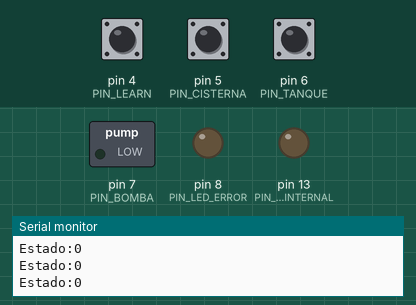
Simulated run of this sketch. Board: Arduino Uno, built with avr-gcc and run on an emulated ATmega328P. Shown: switched loads named in the sketch (green lamp = pin HIGH), output pins drawn as LEDs (lit = HIGH), the last lines printed to the serial monitor. The inputs (shaded band) are chosen by the test bench; at power-on: pin 6 (PIN_TANQUE) HIGH, pin 5 (PIN_CISTERNA) HIGH, pin 4 (PIN_LEARN) HIGH.

Above: at 1.2 s.
1.3 s: pin 6 (PIN_TANQUE) pulled LOW for 0.15 s
At 1.4 s:
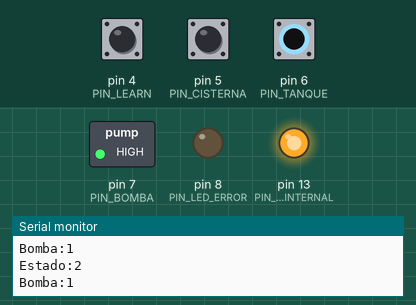
2.9 s: pin 6 (PIN_TANQUE) pulled LOW for 1 s
At 4.9 s:
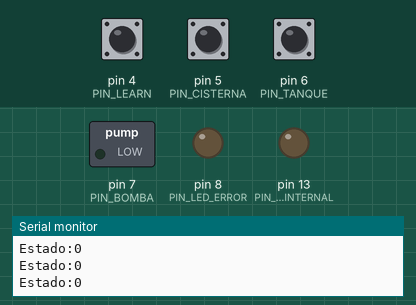
6.9 s: pin 6 (PIN_TANQUE) driven LOW
At 8.2 s:
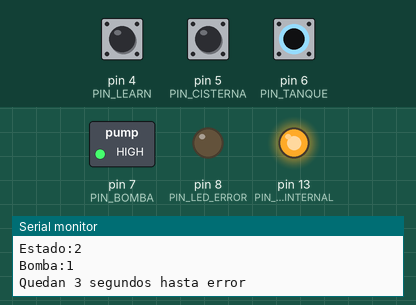
9.9 s: pin 5 (PIN_CISTERNA) pulled LOW for 0.15 s
At 9.97 s:
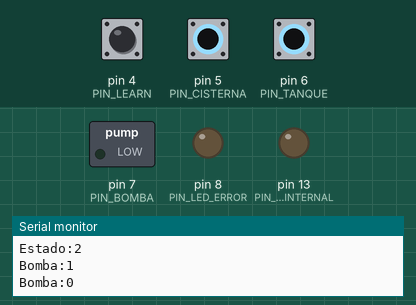
13.0 s: pin 5 (PIN_CISTERNA) pulled LOW for 1 s
At 14.7 s:
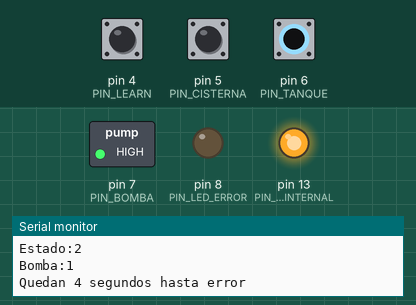
17.0 s: pin 6 (PIN_TANQUE) driven HIGH
At 18.3 s:
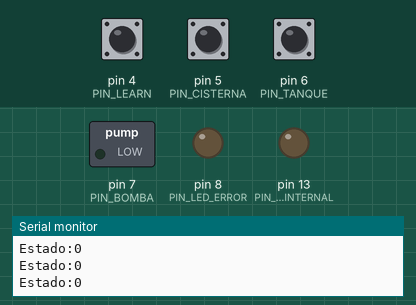
Timing chart, 0 to 19.5 s (numbered marks = the images above; inputs shaded):
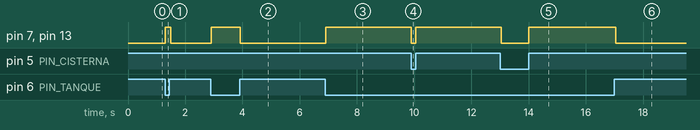

Measured:
- after the input at 1.3 s, pin 7 (PIN_BOMBA), pin 13 (PIN_LED_INTERNAL): LOW → HIGH at once, → LOW 0.19 s later
- after the input at 2.9 s, pin 7 (PIN_BOMBA), pin 13 (PIN_LED_INTERNAL): LOW → HIGH at once, → LOW 1.0 s later
- after the input at 6.9 s, pin 7 (PIN_BOMBA), pin 13 (PIN_LED_INTERNAL): LOW → HIGH at once
- after the input at 9.9 s, pin 7 (PIN_BOMBA), pin 13 (PIN_LED_INTERNAL): HIGH → LOW after 0.00 s instead of 2.1 s
- after the input at 13.0 s, pin 7 (PIN_BOMBA), pin 13 (PIN_LED_INTERNAL): HIGH → LOW after 0.05 s instead of 2.2 s
- after the input at 17.0 s, pin 7 (PIN_BOMBA), pin 13 (PIN_LED_INTERNAL): HIGH → LOW after 0.05 s instead of 2.1 s

The sketch:

learnButton_MEF.ino
```cpp
#include <EEPROM.h>

#define PIN_LEARN 4
#define PIN_CISTERNA 5
#define PIN_TANQUE 6
#define PIN_BOMBA 7
#define PIN_LED_ERROR 8
#define TIEMPO_MAX_ON_MILLIS 5000//180000 //3 min *60 seg * 1000 ms = 180.000 millis
#define MIN_TO_MILLIS 60000 // *60 seg * 1000 ms

//debug
#define PIN_LED_INTERNAL 13
bool ledState;

uint32_t maxTimeOn;
uint32_t startLearningTime;
uint32_t startPumpTime;

uint32_t currentTime;
uint32_t shortLoopTime;
uint32_t longLoopTime;


/**************************************************************************
----------------SENSOR INPUTS-----------------------------------------------
***************************************************************************/
//0V = VACIO, 5V=LLENO
bool isCisternaFull()
{
  return  digitalRead(PIN_CISTERNA);
}

//0V = VACIO, 5V=LLENO
bool isTanqueFull()
{
  return digitalRead(PIN_TANQUE);
}

/**************************************************************************
----------------RELAY OUTPUT-----------------------------------------------
***************************************************************************/
void turnRelayOn(bool t)
{
  digitalWrite(PIN_BOMBA,t);
//debug button
  digitalWrite(PIN_LED_INTERNAL,t);
Serial.print("Bomba:");
Serial.println(t);
}


/**************************************************************************
----------------ERROR LED OUTPUT-------------------------------------------
***************************************************************************/
uint16_t ledTimer;
void blinkErrorLed()
{
  if(ledTimer==0)
    {
      ledTimer=1;
      ledState=  !ledState;
    }
  digitalWrite(PIN_LED_ERROR,ledState);

  //DEBUG
   digitalWrite(PIN_LED_INTERNAL,ledState);
  Serial.print("Error Led:");
  Serial.println(ledState);

}


/**************************************************************************
----------------MAIN STATE MACHINE-----------------------------------------
***************************************************************************/

typedef enum States {WAITING, LEARNING, PUMP_ON, SM_ERROR};
States relayStateMachine;

void stateMachine()
{
/*-------DEBUG-------*/
if(relayStateMachine == SM_ERROR)
{
  Serial.println("IT IS IN ERROR STATE");
  //blinkErrorLed();
}
/*-------------END DEBUG------*/
Serial.print("Estado:");
Serial.println(relayStateMachine);

  switch(relayStateMachine)
  {
    case WAITING:

      if( isCisternaFull()  &&  !isTanqueFull())
      {
        relayStateMachine = PUMP_ON;
        startPumpTime=millis();
        turnRelayOn(true);
      }
      /* LEARN BUTTON
      if(key_getPressEv())
      {
        relayStateMachine = LEARNING;
        startLearningTime = millis();
        turnRelayOn(true);
      }
      */
    break;

    case LEARNING:
      Serial.println("LEARNING");
      turnRelayOn(true);
      if(!isCisternaFull()  ||  isTanqueFull())
      {
        turnRelayOn(false);
        maxTimeOn=millis()-startLearningTime;
        Serial.print("TIEMPO MAX PRENDIDO:");
        Serial.println(maxTimeOn);
        //TODO: SAVE TO EEPROM
        relayStateMachine = WAITING;
      }
    break;

    case PUMP_ON:
      turnRelayOn(true);
      if( !isCisternaFull()  || isTanqueFull()  )
      {
        turnRelayOn(false);
        relayStateMachine = WAITING;
      }
      unsigned long elapsedTime = millis()-startPumpTime;

      Serial.print("Quedan ");
      Serial.print((maxTimeOn-elapsedTime)/1000);
      Serial.println(" segundos hasta error");

      if(elapsedTime >= maxTimeOn)
      {
        Serial.print("Pasaron:");
        Serial.print(elapsedTime);
        Serial.println("ms");
        Serial.println("paso estado a ERROR");
        relayStateMachine = SM_ERROR;
        ledTimer=1;
        turnRelayOn(false);
      }
    break;

    case SM_ERROR:
      Serial.println("ERROR");
      blinkErrorLed();
    break;

    default:
      relayStateMachine=WAITING;
    break;
  }
}

/**************************************************************************
----------------STATE MACHINE FOR LEARN BUTTON-----------------------------
***************************************************************************/
/*
  typedef enum ButtonStates {WAITING_ACTIVATION,WAITING_DEACTIVATION};
  ButtonStates learnStateMachine;

  bool eventSw=0;

  uint16_t learnTimer =0;

  void checkLearnButton()
  {
    switch(learnStateMachine)
    {
      case WAITING_ACTIVATION:
        if(digitalRead(PIN_LEARN)==0)
        {
          learnTimer=3; //wait 3 secs
          learnStateMachine = WAITING_DEACTIVATION;
        }
      break;

      case WAITING_DEACTIVATION:
        if(digitalRead(PIN_LEARN))
        {
          learnTimer=0;
          eventSw = 0;
          learnStateMachine = WAITING_ACTIVATION;
        }
        if(digitalRead(PIN_LEARN)==0 && learnTimer<=0)
        {
          eventSw = 1;
        }
      break;

      default:
        learnStateMachine = WAITING_ACTIVATION;
        eventSw=0;
      break;
    }
  }
  //check for key press events, event = 1 when button pressed
  bool key_getPressEv()
  {
    bool ret =0;
    if(eventSw)
    {
      eventSw = 0;
      ret=1;
    }
    return ret;
  }
*/

/**************************************************************************
--------------------------------INIT---------------------------------------
***************************************************************************/
void setup() {

//debug
  pinMode(PIN_LED_INTERNAL, OUTPUT);
  Serial.begin(9600);

// BOTON LEARN
  pinMode(PIN_LEARN, INPUT_PULLUP);

//SENSORES CISTERNA Y TANQUE //DEBUG: PULLUP
  pinMode(PIN_TANQUE, INPUT_PULLUP);
  pinMode(PIN_CISTERNA, INPUT_PULLUP);

//PINES SALIDA LED Y BOMBA
  pinMode(PIN_LED_ERROR, OUTPUT);
  pinMode(PIN_BOMBA, OUTPUT);


//SET INITIAL STATE
  if(digitalRead(PIN_LEARN)==0) //si boton LEARN apretado durante el inicio
  {
    delay(20);
    relayStateMachine=LEARNING;
  }else{
    relayStateMachine=WAITING;
    maxTimeOn = TIEMPO_MAX_ON_MILLIS; //TODO: CHOOSE BETWEEN LEARN AND DEFAULT
  }

  ledTimer=1;
  ledState=0;
  longLoopTime =millis();
  shortLoopTime=millis();
}


/**************************************************************************
--------------------------------MAIN LOOP----------------------------------
***************************************************************************/
void loop() {
  //checkLearnButton();
  currentTime = millis();
  stateMachine();
  /*every 50ms
  if( (currentTime-shortLoopTime) >=50 )
  {
    shortLoopTime = currentTime;

  }
  */
  //every 1000ms
  if( (currentTime-longLoopTime) >=1000)
  {
    longLoopTime = currentTime;
    /*
    if(learnTimer)
    {
      learnTimer--;
    }
    */
    if(ledTimer)
    {
      ledTimer--;
    }
  }

}
```
